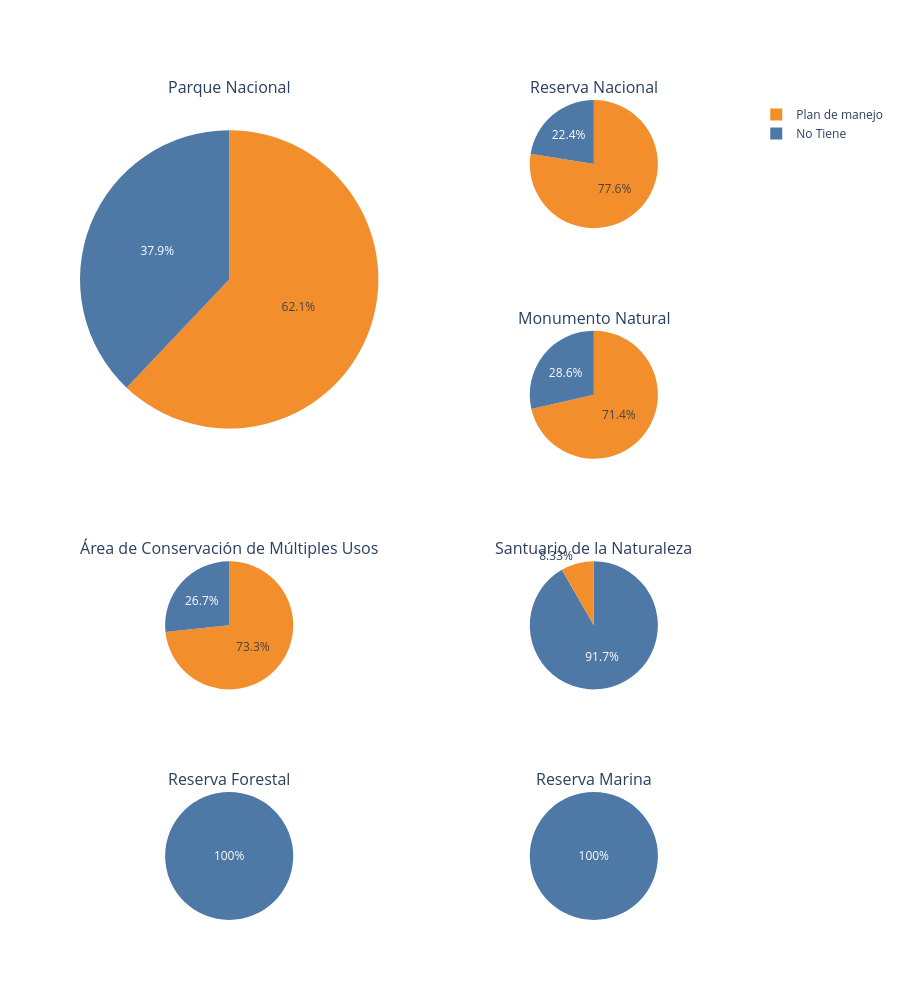

Here is the notebook cell this chart was saved with:
### Code cell
from plotly.subplots import make_subplots
import plotly.graph_objects as go

# 1. Define specs: Row 1, Col 1 spans 2 rows.
# The slot directly below it (Row 2, Col 1) must be None.
specs = [
    [{"type": "domain", "rowspan": 2}, {"type": "domain"}],  # Row 1
    [None, {"type": "domain"}],  # Row 2 (merged into above)
    [{"type": "domain"}, {"type": "domain"}],  # Row 3
    [{"type": "domain"}, {"type": "domain"}],  # Row 4
]
titles = [
    "Reserva Nacional",
    "Monumento Natural",
    "Área de Conservación de Múltiples Usos",
    "Santuario de la Naturaleza",
    "Reserva Forestal",
    "Reserva Marina",
]
fig = make_subplots(
    rows=4,
    cols=2,
    specs=specs,
    subplot_titles=[
        "Parque Nacional",
        "Reserva Nacional",
        "Monumento Natural",
        "Área de Conservación de Múltiples Usos",
        "Santuario de la Naturaleza",
        "Reserva Forestal",
        "Reserva Marina",
    ],
)

# 2. Add the "merged" tall chart (addresses the top-left corner)
data = tabla_n[tabla_n[CAT_COL] == "Parque Nacional"]
fig.add_trace(
    go.Pie(
        labels=data["tipo_plan"],
        values=data["n"],
        name="Large",
        marker=dict(colors=["#4E79A7", "#F28E2B"]),
    ),
    row=1,
    col=1,
)

# 3. Add the remaining 6 charts
# Note: We manually place these since the grid logic is now asymmetrical
positions = [(1, 2), (2, 2), (3, 1), (3, 2), (4, 1), (4, 2)]

for i, (r, c) in enumerate(positions):
    data = tabla_n[tabla_n[CAT_COL] == titles[i]]
    fig.add_trace(
        go.Pie(
            labels=data["tipo_plan"],
            values=data["n"],
            marker=dict(colors=["#4E79A7", "#F28E2B"]),
        ),
        row=r,
        col=c,
    )

fig.update_layout(height=1000, showlegend=True)
fig.show()

### Figure 1 — Plotly figure (JSON) as saved in the notebook; plotly's stock layout.template omitted (floating-point values rounded to 4 significant figures)
{"data": [{"domain": {"x": [0, 0.45], "y": [0.5625, 1]}, "labels": ["No Tiene", "Plan de manejo"], "marker": {"colors": ["#4E79A7", "#F28E2B"]}, "name": "Large", "type": "pie", "values": [22, 36]}, {"domain": {"x": [0.55, 1], "y": [0.8438, 1]}, "labels": ["No Tiene", "Plan de manejo"], "marker": {"colors": ["#4E79A7", "#F28E2B"]}, "type": "pie", "values": [11, 38]}, {"domain": {"x": [0.55, 1], "y": [0.5625, 0.7188]}, "labels": ["No Tiene", "Plan de manejo"], "marker": {"colors": ["#4E79A7", "#F28E2B"]}, "type": "pie", "values": [6, 15]}, {"domain": {"x": [0, 0.45], "y": [0.2812, 0.4375]}, "labels": ["No Tiene", "Plan de manejo"], "marker": {"colors": ["#4E79A7", "#F28E2B"]}, "type": "pie", "values": [4, 11]}, {"domain": {"x": [0.55, 1], "y": [0.2812, 0.4375]}, "labels": ["No Tiene", "Plan de manejo"], "marker": {"colors": ["#4E79A7", "#F28E2B"]}, "type": "pie", "values": [99, 9]}, {"domain": {"x": [0, 0.45], "y": [0, 0.1562]}, "labels": ["Plan de manejo"], "marker": {"colors": ["#4E79A7", "#F28E2B"]}, "type": "pie", "values": [2]}, {"domain": {"x": [0.55, 1], "y": [0, 0.1562]}, "labels": ["No Tiene"], "marker": {"colors": ["#4E79A7", "#F28E2B"]}, "type": "pie", "values": [6]}], "layout": {"annotations": [{"font": {"size": 16}, "showarrow": false, "text": "Parque Nacional", "x": 0.225, "xanchor": "center", "xref": "paper", "y": 1, "yanchor": "bottom", "yref": "paper"}, {"font": {"size": 16}, "showarrow": false, "text": "Reserva Nacional", "x": 0.775, "xanchor": "center", "xref": "paper", "y": 1, "yanchor": "bottom", "yref": "paper"}, {"font": {"size": 16}, "showarrow": false, "text": "Monumento Natural", "x": 0.775, "xanchor": "center", "xref": "paper", "y": 0.7188, "yanchor": "bottom", "yref": "paper"}, {"font": {"size": 16}, "showarrow": false, "text": "Área de Conservación de Múltiples Usos", "x": 0.225, "xanchor": "center", "xref": "paper", "y": 0.4375, "yanchor": "bottom", "yref": "paper"}, {"font": {"size": 16}, "showarrow": false, "text": "Santuario de la Naturaleza", "x": 0.775, "xanchor": "center", "xref": "paper", "y": 0.4375, "yanchor": "bottom", "yref": "paper"}, {"font": {"size": 16}, "showarrow": false, "text": "Reserva Forestal", "x": 0.225, "xanchor": "center", "xref": "paper", "y": 0.1562, "yanchor": "bottom", "yref": "paper"}, {"font": {"size": 16}, "showarrow": false, "text": "Reserva Marina", "x": 0.775, "xanchor": "center", "xref": "paper", "y": 0.1562, "yanchor": "bottom", "yref": "paper"}], "height": 1000, "showlegend": true}}
